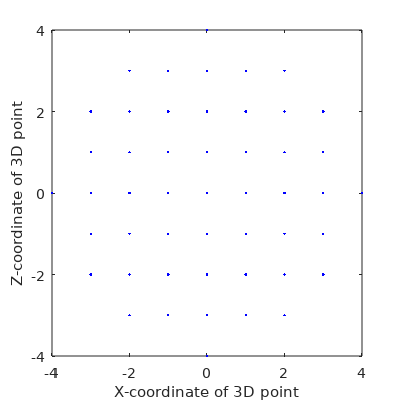
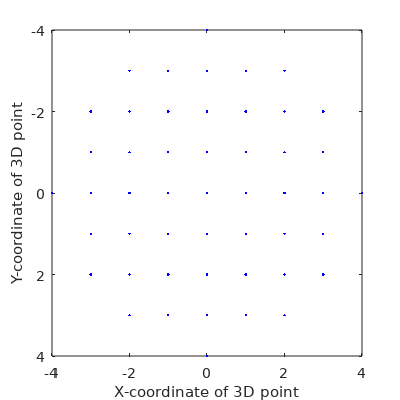
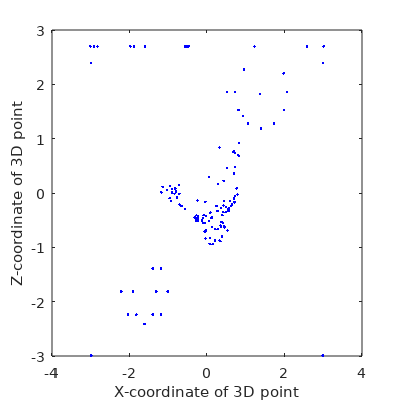
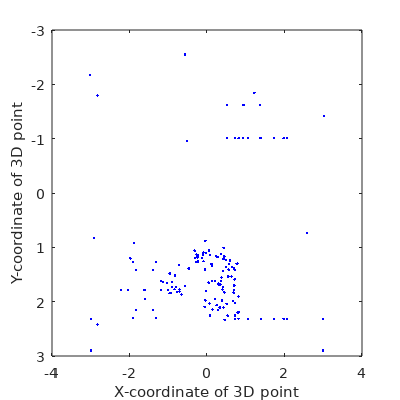

MATLAB code for these plots, in order:
% Set easy-to-read metrics, fonts, ...

set(0, 'DefaultAxesFontName', 'DejaVuSans')
set(0, 'DefaultTextFontname', 'DejaVuSans')
set(0, 'DefaultFigurePaperUnits', 'inches')
set(0, 'DefaultFigurePaperSize', [4, 4])
set(0, 'DefaultFigurePaperPosition', [0 0 [4, 4]])
set(0, 'DefaultLineMarkerSize', 6)


% Finite points (in sphere arrangement)

load finite_3D_points.mat

points_r = 4;
cam_pose_offset = 40.;
max_sideways = 12.;
max_towards = 12.;

points_3D = finite_3D_points * points_r;

figure(1)
plot(points_3D(:, 1), points_3D(:, 3), 'b.')
xlabel('X-coordinate of 3D point')
ylabel('Z-coordinate of 3D point')
saveas(gcf, ['figures/points_3D_finite_top.pdf'])
figure(2)
plot(points_3D(:, 1), points_3D(:, 2), 'b.')
set(gca, 'YDir', 'reverse')
xlabel('X-coordinate of 3D point')
ylabel('Y-coordinate of 3D point')
saveas(gcf, ['figures/points_3D_finite_front.pdf'])


% Scene points (see "scene_3D_points.blend" file)

load scene_3D_points.mat

points_r = 3;
cam_pose_offset = 40;
max_sideways = 11.;
max_towards = 11.;

points_3D = scene_3D_points * points_r;

figure(3)
plot(points_3D(:, 1), points_3D(:, 3), 'b.')
xlabel('X-coordinate of 3D point')
ylabel('Z-coordinate of 3D point')
saveas(gcf, ['figures/points_3D_scene_top.pdf'])
figure(4)
plot(points_3D(:, 1), points_3D(:, 2), 'b.')
set(gca, 'YDir', 'reverse')
xlabel('X-coordinate of 3D point')
ylabel('Y-coordinate of 3D point')
saveas(gcf, ['figures/points_3D_scene_front.pdf'])
